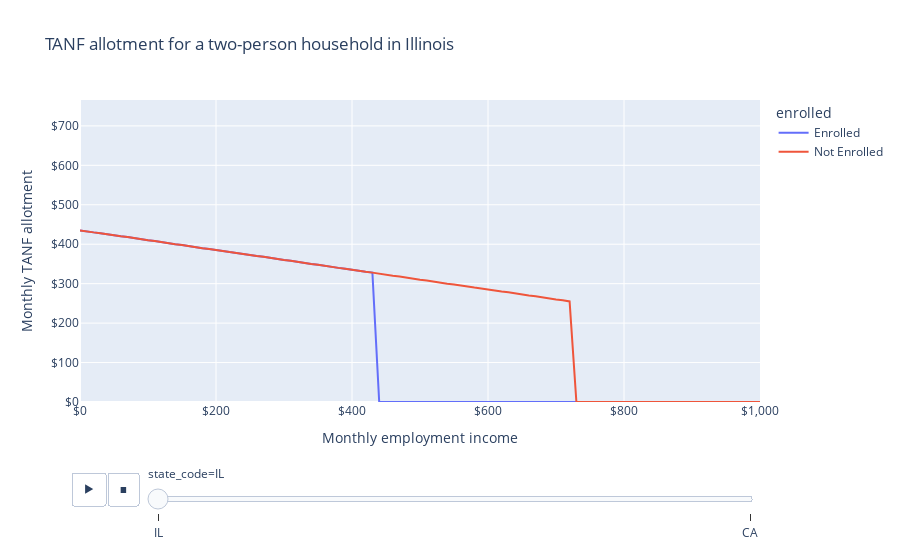

Write notebook code for a chart like this one.
### Code cell
emp_df_combined = pd.concat([make_df("IL", True), make_df("IL", False), make_df("CA", True), make_df("CA", False)])

fig = px.line(
    emp_df_combined,
    "employment_income",
    "tanf",
    color="enrolled",
    labels=LABELS,
    animation_frame="state_code",
    title="TANF allotment for a two-person household in Illinois",
)

fig.update_layout(xaxis_tickformat="$,", yaxis_tickformat="$,", yaxis_range=[0,emp_df_combined.tanf.max()*1.1])
fig.show()

### Figure 1 — Plotly figure (JSON) as saved in the notebook; plotly's stock layout.template omitted (floating-point values rounded to 4 significant figures)
{"data": [{"hovertemplate": "enrolled=Enrolled<br>state_code=IL<br>Monthly employment income=%{x}<br>Monthly TANF allotment=%{y}<extra></extra>", "legendgroup": "Enrolled", "line": {"color": "#636efa", "dash": "solid"}, "marker": {"symbol": "circle"}, "mode": "lines", "name": "Enrolled", "orientation": "v", "showlegend": true, "type": "scatter", "x": [0, 10, 20, 30, 40, 50, 60, 70, 80, 90, 100, 110, 120, 130, 140, 150, 160, 170, 180, 190, 200, 210, 220, 230, 240, 250, 260, 270, 280, 290, 300, 310, 320, 330, 340, 350, 360, 370, 380, 390, 400, 410, 420, 430, 440, 450, 460, 470, 480, 490, 500, 510, 520, 530, 540, 550, 560, 570, 580, 590, 600, 610, 620, 630, 640, 650, 660, 670, 680, 690, 700, 710, 720, 730, 740, 750, 760, 770, 780, 790, 800, 810, 820, 830, 840, 850, 860, 870, 880, 890, 900, 910, 920, 930, 940, 950, 960, 970, 980, 990, 1000], "xaxis": "x", "y": [435, 432, 430, 428, 425, 422, 420, 418, 415, 412, 410, 408, 405, 402, 400, 398, 395, 392, 390, 388, 385, 382, 380, 378, 375, 372, 370, 368, 365, 362, 360, 358, 355, 352, 350, 348, 345, 342, 340, 338, 335, 332, 330, 328, 0, 0, 0, 0, 0, 0, 0, 0, 0, 0, 0, 0, 0, 0, 0, 0, 0, 0, 0, 0, 0, 0, 0, 0, 0, 0, 0, 0, 0, 0, 0, 0, 0, 0, 0, 0, 0, 0, 0, 0, 0, 0, 0, 0, 0, 0, 0, 0, 0, 0, 0, 0, 0, 0, 0, 0, 0], "yaxis": "y"}, {"hovertemplate": "enrolled=Not Enrolled<br>state_code=IL<br>Monthly employment income=%{x}<br>Monthly TANF allotment=%{y}<extra></extra>", "legendgroup": "Not Enrolled", "line": {"color": "#EF553B", "dash": "solid"}, "marker": {"symbol": "circle"}, "mode": "lines", "name": "Not Enrolled", "orientation": "v", "showlegend": true, "type": "scatter", "x": [0, 10, 20, 30, 40, 50, 60, 70, 80, 90, 100, 110, 120, 130, 140, 150, 160, 170, 180, 190, 200, 210, 220, 230, 240, 250, 260, 270, 280, 290, 300, 310, 320, 330, 340, 350, 360, 370, 380, 390, 400, 410, 420, 430, 440, 450, 460, 470, 480, 490, 500, 510, 520, 530, 540, 550, 560, 570, 580, 590, 600, 610, 620, 630, 640, 650, 660, 670, 680, 690, 700, 710, 720, 730, 740, 750, 760, 770, 780, 790, 800, 810, 820, 830, 840, 850, 860, 870, 880, 890, 900, 910, 920, 930, 940, 950, 960, 970, 980, 990, 1000], "xaxis": "x", "y": [435, 432, 430, 428, 425, 422, 420, 418, 415, 412, 410, 408, 405, 402, 400, 398, 395, 392, 390, 388, 385, 382, 380, 378, 375, 372, 370, 368, 365, 362, 360, 358, 355, 352, 350, 348, 345, 342, 340, 338, 335, 332, 330, 328, 325, 322, 320, 318, 315, 312, 310, 308, 305, 302, 300, 298, 295, 292, 290, 288, 285, 282, 280, 278, 275, 272, 270, 268, 265, 262, 260, 258, 255, 0, 0, 0, 0, 0, 0, 0, 0, 0, 0, 0, 0, 0, 0, 0, 0, 0, 0, 0, 0, 0, 0, 0, 0, 0, 0, 0, 0], "yaxis": "y"}], "layout": {"legend": {"title": {"text": "enrolled"}, "tracegroupgap": 0}, "sliders": [{"active": 0, "currentvalue": {"prefix": "state_code="}, "len": 0.9, "pad": {"b": 10, "t": 60}, "steps": [{"args": [["IL"], {"frame": {"duration": 0, "redraw": false}, "fromcurrent": true, "mode": "immediate", "transition": {"duration": 0, "easing": "linear"}}], "label": "IL", "method": "animate"}, {"args": [["CA"], {"frame": {"duration": 0, "redraw": false}, "fromcurrent": true, "mode": "immediate", "transition": {"duration": 0, "easing": "linear"}}], "label": "CA", "method": "animate"}], "x": 0.1, "xanchor": "left", "y": 0, "yanchor": "top"}], "title": {"text": "TANF allotment for a two-person household in Illinois"}, "updatemenus": [{"buttons": [{"args": [null, {"frame": {"duration": 500, "redraw": false}, "fromcurrent": true, "mode": "immediate", "transition": {"duration": 500, "easing": "linear"}}], "label": "&#9654;", "method": "animate"}, {"args": [[null], {"frame": {"duration": 0, "redraw": false}, "fromcurrent": true, "mode": "immediate", "transition": {"duration": 0, "easing": "linear"}}], "label": "&#9724;", "method": "animate"}], "direction": "left", "pad": {"r": 10, "t": 70}, "showactive": false, "type": "buttons", "x": 0.1, "xanchor": "right", "y": 0, "yanchor": "top"}], "xaxis": {"anchor": "y", "domain": [0, 1], "tickformat": "$,", "title": {"text": "Monthly employment income"}}, "yaxis": {"anchor": "x", "domain": [0, 1], "range": [0, 765.6], "tickformat": "$,", "title": {"text": "Monthly TANF allotment"}}}}
